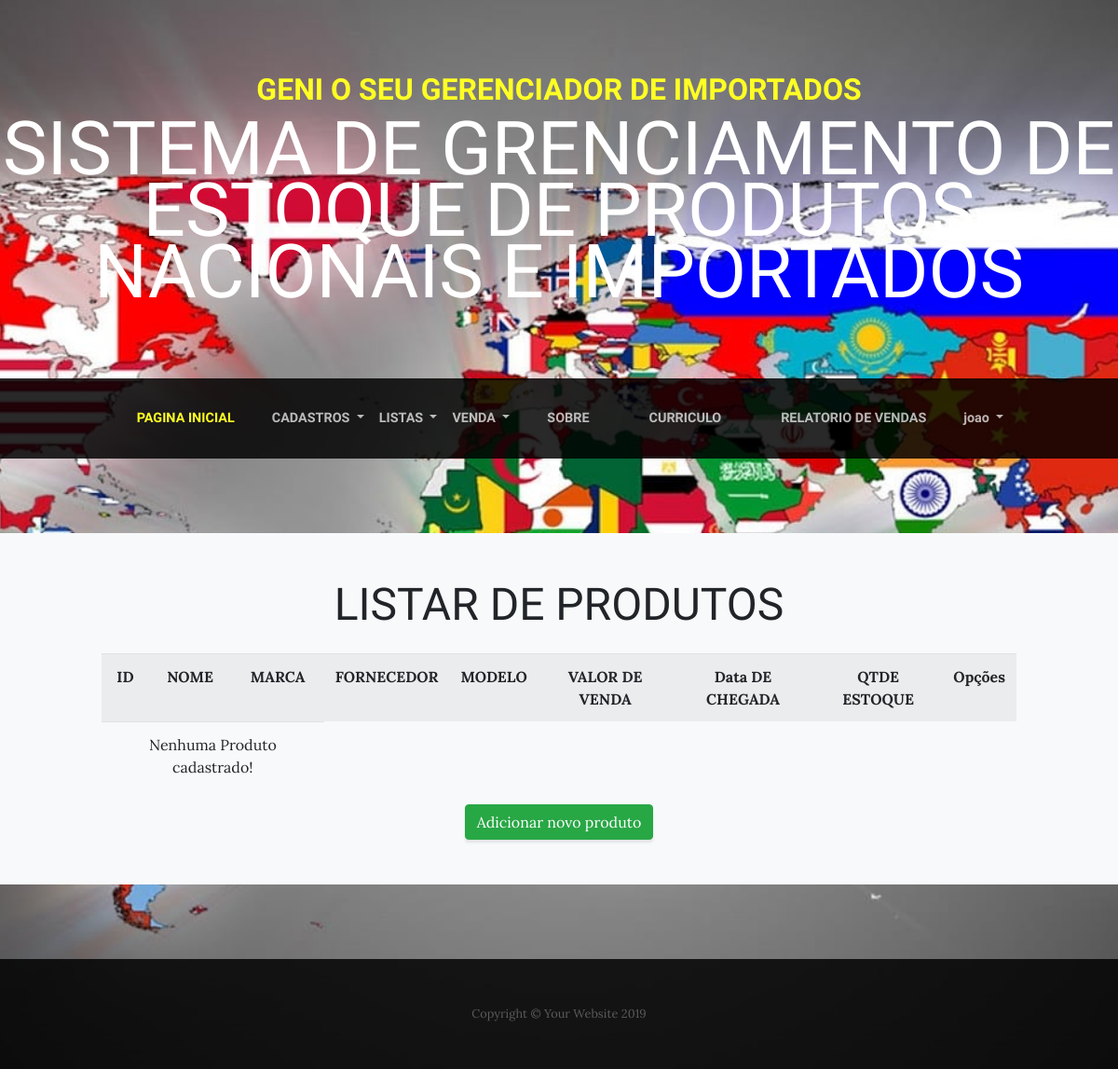
Page /lista/produtos/ (signed in) on the earlier database version.
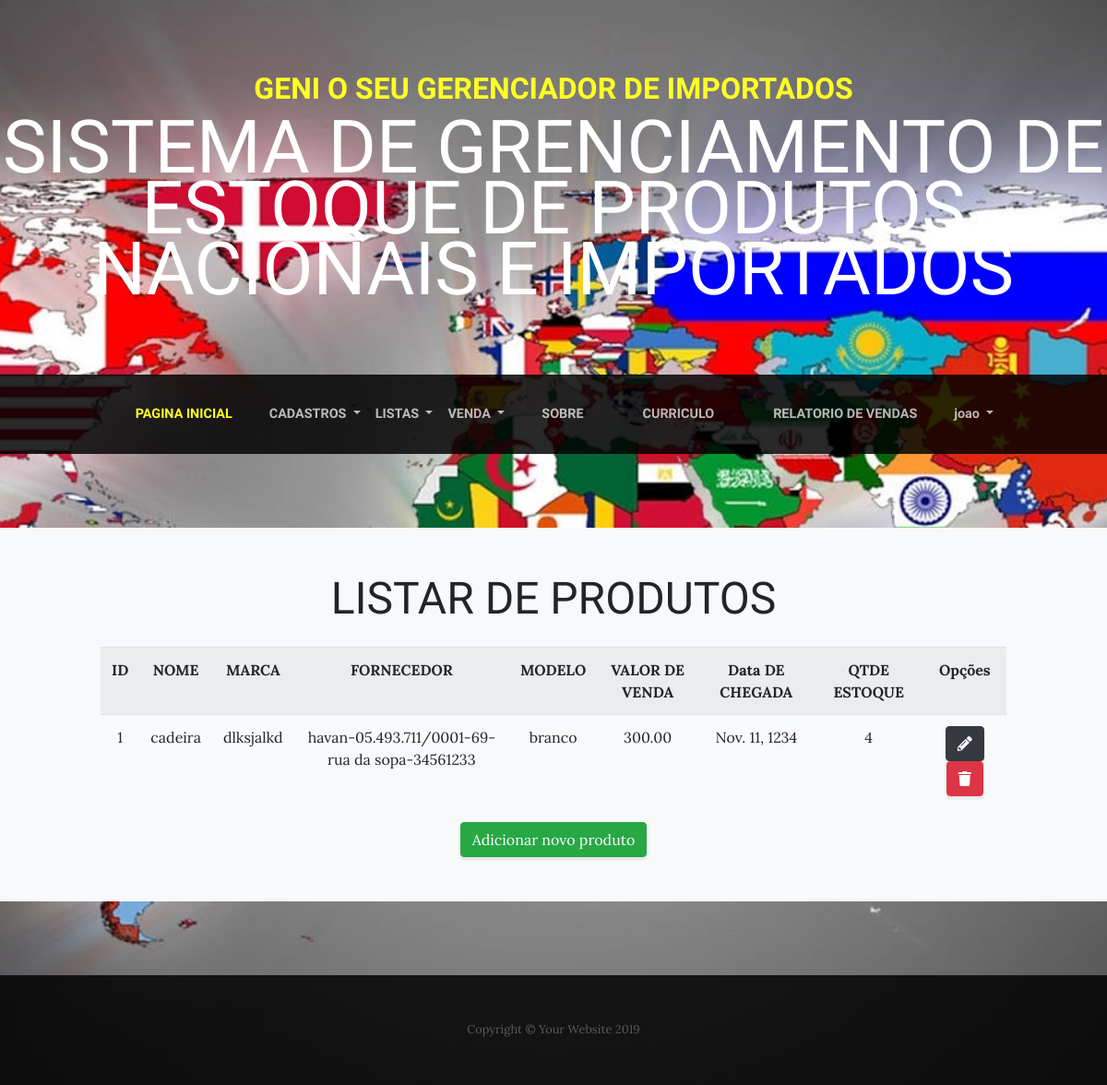
Same page on the later database version.
### adocao/models.py (models this page shows, shortened)
class Produto (models.Model):
    nome = models.CharField(max_length=50)
    marca = models.CharField(max_length=50)
    fornecedor = models.ForeignKey(Fornecedor, on_delete=models.PROTECT)
    modelo = models.CharField(max_length=50, blank=True)
    valor_venda = models.DecimalField(max_digits=10, decimal_places=2)
    data_chegada = models.DateField()
    qtde_estoque = models.IntegerField()
    observacao = models.TextField(blank=True, null=True, verbose_name="Observação", help_text="qual quer informação extra sobre produto")

class Fornecedor (models.Model):
    nome = models.CharField(max_length=50)
    cnpj = models.CharField(max_length=18, unique=True, validators=[validate_CNPJ])
    endereco = models.CharField(max_length=100)
    pais = models.ForeignKey(Pais, on_delete=models.PROTECT)
    cidade = models.ForeignKey(Cidade, on_delete=models.PROTECT)
    telefone = models.CharField(max_length=20)
    observacao = models.TextField(blank=True, null=True, verbose_name="Observação", help_text="qual quer informação extra sobre o fornecedor")
    def __str__(self):
        return self.nome + "-"+self.cnpj+"-" + self.endereco + "-"+self.telefone

### adocao/views.py (the view)
# urls.py: path('lista/produtos/',   ProdutoList.as_view(), name="listar-produtos"),
class ProdutoList(LoginRequiredMixin, ListView):
	model =  Produto
	template_name = "adocao/listar_produtos.html"

### adocao/templates/adocao/listar_produtos.html
{% extends 'adocao/base.html' %}
{% load static %}
{% block conteudo %}
  <section class="page-section bg-light p-5">
    <div class="container">
      <div class="row">
        <div class="col-xl-11 mx-auto">
          <div class="cta-inner text-center rounded">
            <h2 class="section-heading mb-4">
              <span class="section-heading-lower">Listar de produtos </span>
            </h2>
            <table class="table table-striped">
                    <tr>
                        <th>ID</th>
                        <th>NOME</th>
                        <th>MARCA</th>
                        <th>FORNECEDOR</th>
                        <th>MODELO</th>
                        <th>VALOR DE VENDA</th>
                        <th>Data DE CHEGADA</th>
                        <th>QTDE ESTOQUE</th>
                        <th>Opções</th>
                    </tr>
                    {% for produto in object_list %}
                    <tr>
                        <td>{{produto.pk}}</td>
                        <td>{{produto.nome}}</td>
                        <td>{{produto.marca}}</td>
                        <td>{{produto.fornecedor}}</td>
                        <td>{{produto.modelo}}</td>
                        <td>{{produto.valor_venda}}</td>
                        <td>{{produto.data_chegada}}</td>
                        <td>{{produto.qtde_estoque}}</td>
                        <td>
                            <a href="{% url 'editar-produto'  produto.pk %}" class="btn btn-dark">
                              <i class="fas fa-pencil-alt    "></i>
                            </a>
                            <a href="{% url 'excluir-produto'  produto.pk %}" class="btn btn-danger">
                             <i class="fas fa-trash    "></i>
                            </a>
                        </td>
                    </tr>
                    {% empty %}
                    <tr>
                        <td colspan="3">Nenhuma Produto cadastrado!</td>
                    </tr>
                    {% endfor %}
                </table>
                <a href="{% url 'cadastrar-produto' %}"class="btn btn-success">Adicionar novo produto</a>
          </div>
        </div>
      </div>
    </div>
  </section>
{%endblock%}

Differences in the rows shown:
added Produto: pk "1", nome "cadeira", marca "dlksjalkd", fornecedor "havan-05.493.711/0001-69-rua da sopa-34561233", modelo "branco", valor_venda "300.00", data_chegada "Nov. 11, 1234", qtde_estoque "4"
Other differences:
text no longer shown: "Nenhuma Produto cadastrado!"
